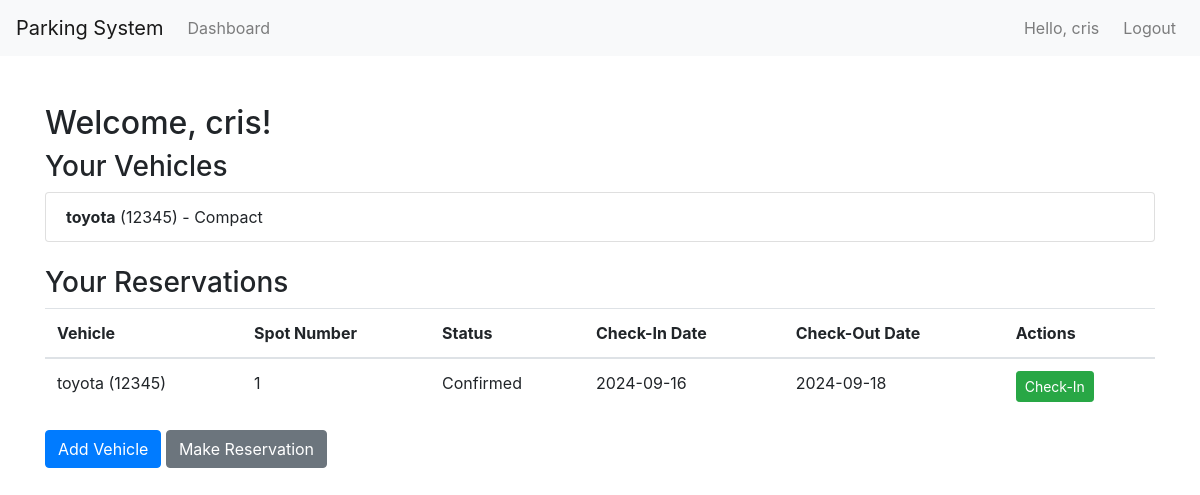
The app's page /dashboard (signed in) with its own data.
### models.py (models this page shows)
class User(UserMixin, db.Model):
    __tablename__ = 'users'
    id = db.Column(db.Integer, primary_key=True)
    full_name = db.Column(db.String(150), nullable=False)
    email = db.Column(db.String(150), unique=True, nullable=False)
    phone_number = db.Column(db.String(20), nullable=False)
    password = db.Column(db.String(150), nullable=False)
    created_at = db.Column(db.DateTime, server_default=db.func.now())
    vehicles = db.relationship('Vehicle', backref='owner', lazy=True)
    reservations = db.relationship('Reservation', backref='user', lazy=True)

class Vehicle(db.Model):
    __tablename__ = 'vehicles'
    id = db.Column(db.Integer, primary_key=True)
    user_id = db.Column(db.Integer, db.ForeignKey('users.id'), nullable=False)
    vehicle_model = db.Column(db.String(100), nullable=False)
    vehicle_size = db.Column(db.String(10), nullable=False)
    license_plate = db.Column(db.String(20), unique=True, nullable=False)
    created_at = db.Column(db.DateTime, server_default=db.func.now())

class Reservation(db.Model):
    __tablename__ = 'reservations'
    id = db.Column(db.Integer, primary_key=True)
    user_id = db.Column(db.Integer, db.ForeignKey('users.id'), nullable=False)
    vehicle_id = db.Column(db.Integer, db.ForeignKey('vehicles.id'), nullable=False)
    spot_id = db.Column(db.Integer, db.ForeignKey('parking_spots.id'), nullable=False)
    reservation_date_in = db.Column(db.Date, nullable=False)
    reservation_date_out = db.Column(db.Date, nullable=False)
    check_in_time = db.Column(db.DateTime, nullable=True)
    check_out_time = db.Column(db.DateTime, nullable=True)
    status = db.Column(db.String(10), default='Pending')
    created_at = db.Column(db.DateTime, server_default=db.func.now())
    vehicle = db.relationship('Vehicle', backref='reservations')

class ParkingSpot(db.Model):
    __tablename__ = 'parking_spots'
    id = db.Column(db.Integer, primary_key=True)
    spot_type = db.Column(db.String(10), nullable=False)
    is_available = db.Column(db.Boolean, default=True)
    spot_number = db.Column(db.Integer, unique=True, nullable=False)
    created_at = db.Column(db.DateTime, server_default=db.func.now())
    reservations = db.relationship('Reservation', backref='spot', lazy=True)

### app.py (the view)
@app.route('/dashboard')
@login_required
def dashboard():
    return render_template('dashboard.html')

### app.py (called while the page is built)
@login_manager.user_loader
def load_user(user_id):
    return User.query.get(int(user_id))

### templates/dashboard.html (shortened to what this page needs)
{% extends "base.html" %}
{% block content %}
<div class="container mt-5">
    <h2>Welcome, {{ current_user.full_name }}!</h2>
    <h3>Your Vehicles</h3>
    {% if current_user.vehicles %}
        <ul class="list-group mb-4">
            {% for vehicle in current_user.vehicles %}
                <li class="list-group-item">
                    <strong>{{ vehicle.vehicle_model }}</strong> ({{ vehicle.license_plate }}) - {{ vehicle.vehicle_size }}
                </li>
            {% endfor %}
        </ul>
    {% else %}
        <p>You have no vehicles added. <a href="{{ url_for('add_vehicle') }}">Add a vehicle</a></p>
    {% endif %}
    <h3>Your Reservations</h3>
    {% if current_user.reservations %}
        <table class="table">
            <thead>
                <tr>
                    <th>Vehicle</th>
                    <th>Spot Number</th>
                    <th>Status</th>
                    <th>Check-In Date</th>
                    <th>Check-Out Date</th>
                    <th>Actions</th>
                </tr>
            </thead>
            <tbody>
                {% for reservation in current_user.reservations %}
                    <tr>
                        <td>{{ reservation.vehicle.vehicle_model }} ({{ reservation.vehicle.license_plate }})</td>
                        <td>{{ reservation.spot.spot_number }}</td>
                        <td>{{ reservation.status }}</td>
                        <td>{{ reservation.reservation_date_in.strftime('%Y-%m-%d') }}</td>
                        <td>{{ reservation.reservation_date_out.strftime('%Y-%m-%d') }}</td>
                        <td>
                            {% if reservation.status == 'Confirmed' %}
                                <a href="{{ url_for('checkin', reservation_id=reservation.id) }}" class="btn btn-success btn-sm">Check-In</a>
                            {% elif reservation.status == 'Checked-in' %}
                                <a href="{{ url_for('checkout', reservation_id=reservation.id) }}" class="btn btn-warning btn-sm">Check-Out</a>
                            {% else %}
                                N/A
                            {% endif %}
                        </td>
                    </tr>
                {% endfor %}
            </tbody>
        </table>
    {% else %}
        <p>You have no reservations. <a href="{{ url_for('reserve') }}">Make a reservation</a></p>
    {% endif %}
    <a href="{{ url_for('add_vehicle') }}" class="btn btn-primary">Add Vehicle</a>
    <a href="{{ url_for('reserve') }}" class="btn btn-secondary">Make Reservation</a>
</div>
{% endblock %}

### templates/base.html (shortened to what this page needs)
<!DOCTYPE html>
<html lang="en">
<head>
    <link rel="stylesheet" href="https://stackpath.bootstrapcdn.com/bootstrap/4.5.2/css/bootstrap.min.css">
</head>
<body>
    <nav class="navbar navbar-expand-lg navbar-light bg-light">
        <a class="navbar-brand" href="{{ url_for('index') }}">Parking System</a>
        <div class="collapse navbar-collapse">
            <ul class="navbar-nav mr-auto">
                {% if current_user.is_authenticated %}
                    <li class="nav-item">
                        <a class="nav-link" href="{{ url_for('dashboard') }}">Dashboard</a>
                    </li>
                {% endif %}
            </ul>
            <ul class="navbar-nav">
                {% if current_user.is_authenticated %}
                    <li class="nav-item">
                        <span class="navbar-text mr-3">Hello, {{ current_user.full_name }}</span>
                    </li>
                    <li class="nav-item">
                        <a class="nav-link" href="{{ url_for('logout') }}">Logout</a>
                    </li>
                {% endif %}
            </ul>
        </div>
    </nav>
    {% block content %}{% endblock %}
</body>
</html>

### records on screen
User: full_name "cris"
Vehicle: vehicle_model "toyota", license_plate "12345", vehicle_size "Compact"
Reservation: vehicle.vehicle_model "toyota", vehicle.license_plate "12345", spot.spot_number "1", status "Confirmed", reservation_date_in "2024-09-16", reservation_date_out "2024-09-18"
